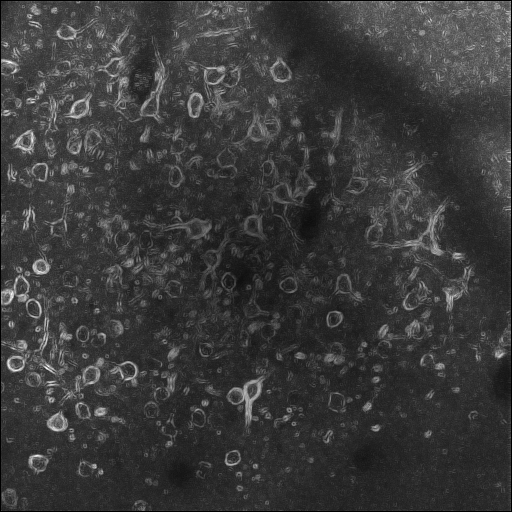
%> input picture matlab/grdMagMax.tif, 512 x 512 px
$ octave polarTest.m   (GNU Octave 9; MATLAB toolbox functions it lacks are replaced by stand-ins)
%> lines starting %> are read from the running program, lines starting %| are printed output that depends on the picture; in (x1, y1, x2, y2) boxes, pixels count from 0 and x2, y2 are one past the last pixel; in counts of white or black regions, pixels touching at a corner belong together; the program's own positions count from 1
### matlab/gcampSeedStats2.m
function [ seed ] = gcampSeedStats2( cx, cy, img, gradientImg, cellDiameterMin, cellDiameterMax )
    % Calculates statistics of a neun seed
    % requires only that the seed structure contain a centroid
    [height,width] = size(img);

    % The polar image needs at least enough angles to represent the
    % circumference of the cell at maximum radius.
    angleSubSampling = 2; % give each angle a few pixels, not just 1.
    numAngles = round(cellDiameterMax * pi * angleSubSampling);
    degreesPerAngle = 360/numAngles;
    degreeValues = 1:degreesPerAngle:360;

    % Allow the cell's boundary to extend outside of the user-supplied
    % radius, if needed.
    radiusTolerance = 1.5;
    minRadius = round((cellDiameterMin / 2) / radiusTolerance);
    maxRadius = round((cellDiameterMax / 2) * radiusTolerance);

    radiusSubSampling = 4; % each pixel represents 0.25 in radius
    radiusValues = minRadius:(1/radiusSubSampling):maxRadius;
    numRadii = length(radiusValues);

    % draw the polar image according to the angle and radius sampling given
    polarImg = zeros(numRadii,numAngles);
    for thetaIndex=1:numAngles
        for rIndex=1:numRadii
            r = radiusValues(rIndex);
            posX = cx + r*cosd(degreeValues(thetaIndex));
            posY = cy + r*sind(degreeValues(thetaIndex));

            pxVal = 0; %if we're outside the image, pixel value is 0
            if floor(posX) >= 1 && floor(posY) >= 1 && ceil(posX) <= height && ceil(posY) <= width
                % pos is inside the image
                % take the distance-weighted average of the four nearest pixels
                valNE = gradientImg(ceil(posX),ceil(posY)) * sqrt((ceil(posX)-posX)^2+(ceil(posY)-posY)^2);
                valNW = gradientImg(floor(posX),ceil(posY)) * sqrt((floor(posX)-posX)^2+(ceil(posY)-posY)^2);
                valSE = gradientImg(ceil(posX),floor(posY)) * sqrt((ceil(posX)-posX)^2+(floor(posY)-posY)^2);
                valSW = gradientImg(floor(posX),floor(posY)) * sqrt((floor(posX)-posX)^2+(floor(posY)-posY)^2);
                pxVal = (valNE+valNW+valSE+valSW)/2;
            end

            polarImg(rIndex,thetaIndex) = pxVal;
        end
    end

    num = round(rand(1)*1000);
    writeDoubleTif(polarImg,['I:\findGCaMP\polarImages\' num2str(num) '.tif']);

    % Use dynamic programming to find the best path through the polar image
    rPositions = dpEdge(polarImg);

    % Untransform the path back onto the original image
    edgeValues = zeros(numAngles,1);
    cellOutline = zeros(numAngles,2);
    for thetaIndex=1:numAngles
        rIndex = rPositions(thetaIndex);
        r = radiusValues(rIndex);
        posX = cx + r*cosd(degreeValues(thetaIndex));
        posY = cy + r*sind(degreeValues(thetaIndex));

        if round(posX) < 1
            posX = 1;
        end
        if round(posY) < 1
            posY = 1;
        end
        if round(posX) > width
            posX = width;
        end
        if round(posY) > height
            posY = height;
        end

        cellOutline(thetaIndex,1) = round(posX);
        cellOutline(thetaIndex,2) = round(posY);
        edgeValues(thetaIndex) = gradientImg(round(posX),round(posY));
    end
    cellOutline = unique(cellOutline,'rows');

    seed.outlineX = cellOutline(:,1);
    seed.outlineY = cellOutline(:,2);

    % make sure the edge meets up with itself, with no gap
    seed.edgeGap = abs(rPositions(1) - rPositions(end));

    seed.removed = 0;
    if seed.edgeGap > 1
        %This is a really bad seed, can't find anything cell-like anywhere
        %in it. Just give up here.
        seed.removed = 1;
        return;
    end

    % [36 lines of commented-out code are left out]
    seed.score = mean(edgeValues) / std(edgeValues);
end

### matlab/writeDoubleTif.m
function [] = writeDoubleTif( tif, filename )
    % Take an image of type "double" and write it out as a 16-bit tif
    tif = double(tif);

    % rescale to 0..65535
    tMin = double(min(min(tif)));
    tMax = double(max(max(tif)));
    tifScaled = (tif - tMin) / (tMax-tMin) * double(65535);

    %save as 16-bit tif
    tifScaled = uint16(tifScaled);
    imwrite(tifScaled,filename,'tif');
end

### matlab/dpEdge.m
function [ rPositions ] = dpEdge( polarImg )
    % Uses dynamic programming to find a path from left to right along the given
    % polar image (coordinates r and theta).
    % Returns the position of R for each value of theta along the path.

    [numRadii,numAngles] = size(polarImg);

    % Dynamic programming is less robust at the far left and far right of
    % the image. To improve this behavior, we extend the polar image
    % on both ends.
    % So instead of covering 0 to 360 degrees, the polar image will cover
    % something like -90 degrees to 450 degrees. (That's just an example;
    % actual numbers will depend on theta interval.)
    % This will be trimmed off the final path, it's just here to add
    % some robustness to DP.
    extendBy = 10;
    if extendBy > numAngles
        extendBy = numAngles / 2;
    end
    polarImg = [polarImg(:,numAngles-extendBy:numAngles), polarImg, polarImg(:,1:extendBy)];

    % draw the edge
    polarEdge = zeros(size(polarImg));
    [m n] = size(polarImg);

    % Find the highest-value path through the image from left to right
    % At each step you can go up-right (-1), right (0), or down-right (+1)
    directionMatrix = zeros(size(polarImg));
    valueMatrix = zeros(size(polarImg));
    valueMatrix(:,n) = polarImg(:,n);
    for j=n-1:-1:1
        for i=1:m
            upRightTotal=0;
            downRightTotal=0;
            if i==1
                %only directions are right and down-right
                rightTotal = polarImg(i,j) + valueMatrix(i,j+1);
                downRightTotal = polarImg(i,j) + valueMatrix(i+1,j+1);
            elseif i==m
                %only directions are right and up-right
                upRightTotal = polarImg(i,j) + valueMatrix(i-1,j+1);
                rightTotal = polarImg(i,j) + valueMatrix(i,j+1);
            else
                upRightTotal = polarImg(i,j) + valueMatrix(i-1,j+1);
                rightTotal = polarImg(i,j) + valueMatrix(i,j+1);
                downRightTotal = polarImg(i,j) + valueMatrix(i+1,j+1);
            end

            if upRightTotal > rightTotal && upRightTotal > downRightTotal
                directionMatrix(i,j) = -1;
                valueMatrix(i,j) = upRightTotal;
            elseif downRightTotal > rightTotal && downRightTotal > upRightTotal
                directionMatrix(i,j) = 1;
                valueMatrix(i,j) = downRightTotal;
            elseif downRightTotal == upRightTotal && upRightTotal > rightTotal
                %in a tie between up-right and down-right, just go up-right
                %(both paths are optimal).
                directionMatrix(i,j) = 1;
                valueMatrix(i,j) = upRightTotal;
            else
                %right is the default in case of a tie
                directionMatrix(i,j) = 0;
                valueMatrix(i,j) = rightTotal;
            end
        end
    end

    % draw the path according to the directionMatrix
    pathMatrix = zeros(size(polarImg));
    rPositions = zeros(size(polarImg,1),1);
    [val pos] = max(valueMatrix(:,1));
    pathMatrix(pos,1) = 1;
    rPositions(1) = pos;
    for j=2:n
        pos = pos + directionMatrix(pos,j-1);
        if pos==0
           pos = 1;
        end
        if pos>size(directionMatrix,1)
           pos = size(directionMatrix,1);
        end
        pathMatrix(pos,j) = 1;
        rPositions(j) = pos;
    end

    % remove stability extensions
    rPositions = rPositions(extendBy+1:end-extendBy);
end

### matlab/polarTest.m
% read in images
gradientMag = imread('grdMagMax.tif');
%> gradientMag is the input picture: size 512x512 uint16; min 0, max 42767, mean 9846.4
frame = imread('derivMax.tif');
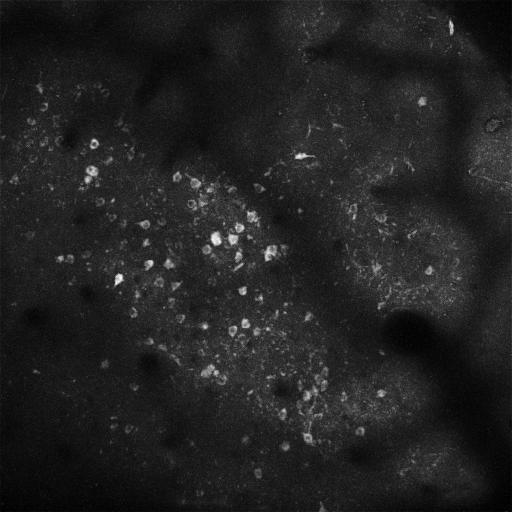
%> input picture matlab/derivMax.tif, 512 x 512 px
%> frame is the input picture: size 512x512 uint16; min 0, max 65535, mean 8864.6
accum = imread('accumMax.tif');
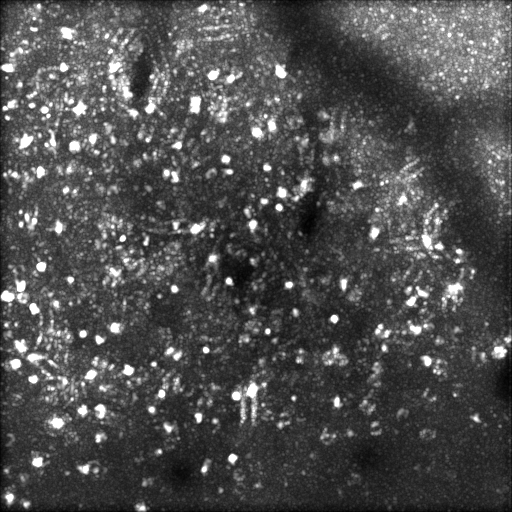
%> input picture matlab/accumMax.tif, 512 x 512 px
%> accum is the input picture: size 512x512 uint16; min 4526, max 65535, mean 23397.6

houghCutoff = 50000;
cellDiameterMin = 6;
cellDiameterMax = 12;
scoreThresh = 1.5;
s=1;

% get seed points from local maxima of accumulator
accumThresh = accum > houghCutoff; % this is OK for now; think about it later
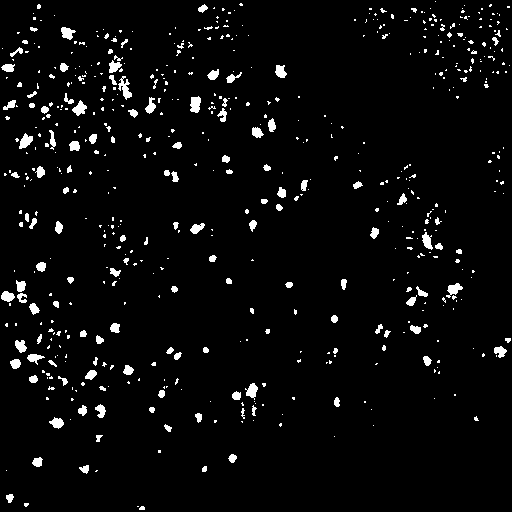
%> accumThresh: size 512x512 logical; 3.8% white; 590 white regions (457 under 20 px), largest, box (x1, y1, x2, y2) and area: (118, 76, 132, 100) 155, (190, 96, 201, 113) 144, (19, 133, 33, 149) 131
CC = bwconncomp(accumThresh);
%> CC = 590 connected components
STATS = regionprops(CC,'Centroid');
%> STATS = 590 regions; first 5, Centroid: [8.9 68.4], [8.1 297.1], [3 49], [10.7 105.7], [5.7 175]
cellOutline = zeros(size(gradientMag));
foundCell = false;
for i=1:length(STATS)
    cx = STATS(i).Centroid(2);
    cy = STATS(i).Centroid(1);

%> (the run ends here)
